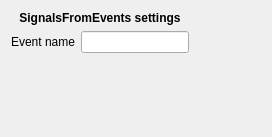
<?xml version="1.0" encoding="UTF-8"?>
<ui version="4.0">
 <class>SignalsFromEventsSettingsView</class>
 <widget class="QWidget" name="SignalsFromEventsSettingsView">
  <property name="geometry">
   <rect>
    <x>0</x>
    <y>0</y>
    <width>272</width>
    <height>137</height>
   </rect>
  </property>
  <property name="windowTitle">
   <string>Form</string>
  </property>
  <layout class="QHBoxLayout" name="horizontalLayout_2">
   <item>
    <layout class="QVBoxLayout" name="verticalLayout">
     <item>
      <widget class="QLabel" name="label_8">
       <property name="font">
        <font>
         <weight>75</weight>
         <bold>true</bold>
        </font>
       </property>
       <property name="text">
        <string>SignalsFromEvents settings</string>
       </property>
       <property name="alignment">
        <set>Qt::AlignCenter</set>
       </property>
      </widget>
     </item>
     <item>
      <layout class="QHBoxLayout" name="horizontalLayout">
       <item>
        <widget class="QLabel" name="label">
         <property name="text">
          <string>Event name</string>
         </property>
        </widget>
       </item>
       <item>
        <widget class="QLineEdit" name="events_names_lineEdit">
         <property name="toolTip">
          <string>String of the desired events to take in account. Separated by a comma without spaces. An empty string will take every events in the dataframe.</string>
         </property>
        </widget>
       </item>
      </layout>
     </item>
     <item>
      <spacer name="verticalSpacer">
       <property name="orientation">
        <enum>Qt::Vertical</enum>
       </property>
       <property name="sizeHint" stdset="0">
        <size>
         <width>20</width>
         <height>40</height>
        </size>
       </property>
      </spacer>
     </item>
    </layout>
   </item>
   <item>
    <spacer name="horizontalSpacer">
     <property name="orientation">
      <enum>Qt::Horizontal</enum>
     </property>
     <property name="sizeHint" stdset="0">
      <size>
       <width>45</width>
       <height>20</height>
      </size>
     </property>
    </spacer>
   </item>
  </layout>
 </widget>
 <resources/>
 <connections/>
 <slots>
  <slot>on_choose()</slot>
  <slot>on_input_format_changed()</slot>
 </slots>
</ui>
